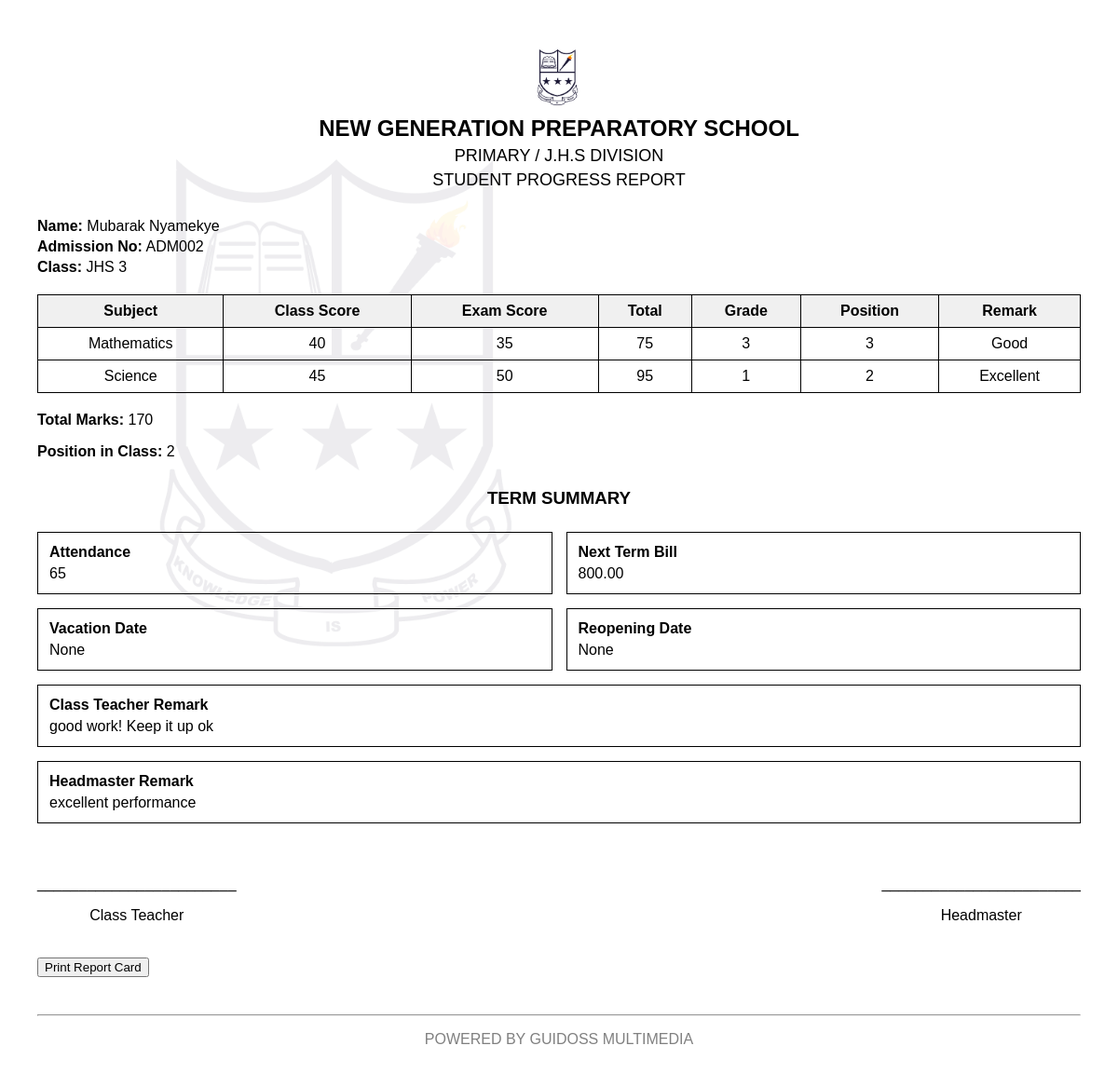
The page /report/6/1/ on the database its author committed.
### core/models.py (models this page shows, shortened)
class Student(models.Model):
    LEVEL_CHOICES = (
        ("Primary", "Primary"),
        ("JHS", "JHS"),
    )
    first_name = models.CharField(max_length=50)
    last_name = models.CharField(max_length=50)
    admission_number = models.CharField(max_length=20, unique=True)
    school_class = models.ForeignKey(SchoolClass, on_delete=models.CASCADE)
    level = models.CharField(max_length=10, choices=LEVEL_CHOICES)
    date_of_birth = models.DateField()

class SchoolClass(models.Model):
    name = models.CharField(max_length=50)
    LEVEL_CHOICES = (
        ('Primary', 'Primary'),
        ('JHS', 'JHS'),
    )
    level = models.CharField(max_length=10, choices=LEVEL_CHOICES)
    def __str__(self):
        return self.name

class Score(models.Model):
    student = models.ForeignKey(Student, on_delete=models.CASCADE)
    subject = models.ForeignKey(Subject, on_delete=models.CASCADE)
    TERM_CHOICES = [
        ('1', 'Term 1'),
        ('2', 'Term 2'),
        ('3', 'Term 3'),
    ]
    term = models.CharField(max_length=1, choices=TERM_CHOICES)
    class_score = models.IntegerField()
    exam_score = models.IntegerField()
    approved_by_admin1 = models.BooleanField(default=False)
    approved_by_admin2 = models.BooleanField(default=False)
    locked = models.BooleanField(default=False)
    @property
    def total(self):
        return self.class_score + self.exam_score
    @property
    def grade(self):
        total = self.total
        if self.student.level == "JHS":
            if total >= 90: return 1
            elif total >= 80: return 2
            elif total >= 70: return 3
            elif total >= 65: return 4
            elif total >= 60: return 5
            elif total >= 55: return 6
            elif total >= 50: return 7
            elif total >= 40: return 8
            else: return 9
    @property
    def position(self):
        scores = Score.objects.filter(
            subject=self.subject,
            term=self.term,
            student__school_class=self.student.school_class
        ).order_by('-class_score', '-exam_score')
        rank = 1
        for score in scores:
            if score.student == self.student:
                return rank
            rank += 1
    @property
    def remark(self):
        level = self.student.school_class.level
        g = self.grade
        if level == "Primary":
            if g == "A": return "Excellent"
            elif g == "B": return "Very Good"
            elif g == "C": return "Good"
            elif g == "D": return "Fair"
            else: return "Poor"
        else:  # JHS
            if g in [1, 2,]: return "Excellent"
            elif g in [3, 4, 5]: return "Good"
            elif g in [6, 7]: return "Fair"
            else: return "Poor"

class Subject(models.Model):
    LEVEL_CHOICES = [
        ('Primary', 'Primary'),
        ('JHS', 'JHS'),
    ]
    name = models.CharField(max_length=100)
    level = models.CharField(max_length=10, choices=LEVEL_CHOICES)

class ResultSummary(models.Model):
    student = models.ForeignKey(Student, on_delete=models.CASCADE)
    term = models.CharField(max_length=1, choices=Score.TERM_CHOICES)
    attendance_days = models.PositiveIntegerField(default=0)
    vacation_date = models.DateField(null=True, blank=True)
    reopening_date = models.DateField(null=True, blank=True)
    class_teacher_remark = models.TextField(blank=True)
    headmaster_remark = models.TextField(blank=True)
    next_term_bill = models.DecimalField(max_digits=8, decimal_places=2, default=0.0)
    created_by = models.ForeignKey(User, on_delete=models.SET_NULL, null=True, blank=True)
    total_marks = models.IntegerField(default=0)
    locked = models.BooleanField(default=False)   # ✅ ADD THIS

### core/views.py (the view)
def report_card(request, student_id, term):
    student = get_object_or_404(Student, id=student_id)
    scores = Score.objects.filter(
        student=student,
        term=term,
        approved_by_admin1=True,
        approved_by_admin2=True
    )
    total_marks = sum(score.total for score in scores)
    subject_count = scores.count()
    class_students = Student.objects.filter(
    school_class=student.school_class
    )
    rank = 1
    for s in class_students:
        if s.id == student.id:
            overall_position = rank
            break
        rank += 1
    summary = ResultSummary.objects.filter(
        student=student,
        term=term
    ).first()
    context = {
        "student": student,
        "scores": scores,
        "total_marks": total_marks,
        "summary": summary,
        "overall_position": overall_position
}
    if term == "3":
        promote_students()
    return render(request, "core/report_card.html", context)

### core/templates/core/report_card.html (shortened to what this page needs)
{% load static %}
<!DOCTYPE html>
<html>
<head>
</head>
<body>
<img src="{% static 'images/CREST.png' %}" class="watermark" width="700">
<div class="header">
<img src="{% static 'images/CREST.png' %}" width="80">
<div class="school-name">NEW GENERATION PREPARATORY SCHOOL</div>
<div class="report-title">PRIMARY / J.H.S DIVISION</div>
<div class="report-title">STUDENT PROGRESS REPORT</div>
</div>
<div class="student-info">
<p><b>Name:</b> {{ student.first_name }} {{ student.last_name }}</p>
<p><b>Admission No:</b> {{ student.admission_number }}</p>
<p><b>Class:</b> {{ student.school_class }}</p>
</div>
<table>
<tr>
<th>Subject</th>
<th>Class Score</th>
<th>Exam Score</th>
<th>Total</th>
<th>Grade</th>
<th>Position</th>
<th>Remark</th>
</tr>
{% for score in scores %}
<tr>
<td>{{ score.subject.name }}</td>
<td>{{ score.class_score }}</td>
<td>{{ score.exam_score }}</td>
<td>{{ score.total }}</td>
<td>{{ score.grade }}</td>
<td>{{ score.position }}</td>
<td>{{ score.remark }}</td>
</tr>
{% endfor %}
</table>
<div class="summary">
<p><b>Total Marks:</b> {{ total_marks }}</p>
<p><b>Position in Class:</b> {{ overall_position }}</p>
</div>
{% if summary %}
<h3 style="text-align:center; margin-top:30px;">TERM SUMMARY</h3>
<div class="summary-grid">
<div class="summary-box">
<div class="summary-title">Attendance</div>
{{ summary.attendance_days }}
</div>
<div class="summary-box">
<div class="summary-title">Next Term Bill</div>
{{ summary.next_term_bill }}
</div>
<div class="summary-box">
<div class="summary-title">Vacation Date</div>
{{ summary.vacation_date }}
</div>
<div class="summary-box">
<div class="summary-title">Reopening Date</div>
{{ summary.reopening_date }}
</div>
<div class="summary-box full">
<div class="summary-title">Class Teacher Remark</div>
{{ summary.class_teacher_remark }}
</div>
<div class="summary-box full">
<div class="summary-title">Headmaster Remark</div>
{{ summary.headmaster_remark }}
</div>
</div>
{% endif %}
<div class="footer">
<div class="signature">
<p>________________________</p>
<p>Class Teacher</p>
</div>
<div class="signature">
<p>________________________</p>
<p>Headmaster</p>
</div>
</div>
<div class="print-btn">
<button onclick="window.print()">Print Report Card</button>
</div>
</body>
<footer style="text-align:center;margin-top:40px;color:gray;">
<hr>
<p>POWERED BY GUIDOSS MULTIMEDIA</p>
</footer>
</html>

### core/templates/core/report_card.html (style rules this page uses)
body { font-family: Arial, sans-serif; margin:40px; }
.header { text-align:center; }
.school-name { font-size:24px; font-weight:bold; }
.report-title { font-size:18px; margin-top:5px; }
.student-info { margin-top:30px; }
.student-info p { margin:4px 0; }
table { border-collapse:collapse; width:100%; margin-top:20px; }
th, td { border:1px solid black; padding:8px; text-align:center; }
th { background:#f0f0f0; }
.summary { margin-top:20px; }
.footer { margin-top:40px; display:flex; justify-content:space-between; }
.signature { text-align:center; }
.print-btn { margin-top:20px; }
.watermark { position:fixed; top:5%; left:2%; opacity:0.08; z-index:-1; }
.summary-grid { display: grid; grid-template-columns: repeat(2, 1fr); gap: 15px; margin-top: 25px; }
.summary-box { border: 1px solid black; padding: 12px; min-height: 20px; }
.summary-box.full { grid-column: span 2; }
.summary-title { font-weight: bold; margin-bottom: 5px; }

### rows shown on the page
Student: first_name "Mubarak", last_name "Nyamekye", admission_number "ADM002", school_class "JHS 3"
Score: subject.name "Mathematics", class_score "40", exam_score "35", total "75", grade "3", position "3", remark "Good"
Score: subject.name "Science", class_score "45", exam_score "50", total "95", grade "1", position "2", remark "Excellent"
ResultSummary: attendance_days "65", next_term_bill "800.00", vacation_date "None", reopening_date "None", class_teacher_remark "good work! Keep it up ok", headmaster_remark "excellent performance"

### other values the page prints
{{ total_marks }} "170"
{{ overall_position }} "2"
